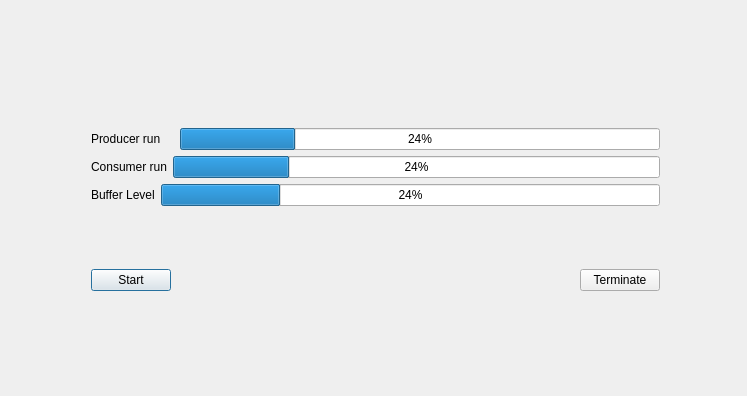
<?xml version="1.0" encoding="UTF-8"?>
<ui version="4.0">
 <class>Run_Over</class>
 <widget class="QDialog" name="Run_Over">
  <property name="geometry">
   <rect>
    <x>0</x>
    <y>0</y>
    <width>747</width>
    <height>396</height>
   </rect>
  </property>
  <property name="windowTitle">
   <string>Run_Over</string>
  </property>
  <widget class="QWidget" name="">
   <property name="geometry">
    <rect>
     <x>80</x>
     <y>60</y>
     <width>591</width>
     <height>301</height>
    </rect>
   </property>
   <layout class="QVBoxLayout" name="verticalLayout_2">
    <item>
     <layout class="QHBoxLayout" name="horizontalLayout_4">
      <item>
       <layout class="QVBoxLayout" name="verticalLayout">
        <item>
         <layout class="QHBoxLayout" name="horizontalLayout">
          <item>
           <widget class="QLabel" name="label_4">
            <property name="text">
             <string>Producer run</string>
            </property>
           </widget>
          </item>
          <item>
           <widget class="QLabel" name="label">
            <property name="text">
             <string/>
            </property>
           </widget>
          </item>
          <item>
           <widget class="QProgressBar" name="progressBar1">
            <property name="value">
             <number>24</number>
            </property>
           </widget>
          </item>
         </layout>
        </item>
        <item>
         <layout class="QHBoxLayout" name="horizontalLayout_2">
          <item>
           <widget class="QLabel" name="label_2">
            <property name="text">
             <string>Consumer run</string>
            </property>
           </widget>
          </item>
          <item>
           <widget class="QProgressBar" name="progressBar2">
            <property name="value">
             <number>24</number>
            </property>
           </widget>
          </item>
         </layout>
        </item>
        <item>
         <layout class="QHBoxLayout" name="horizontalLayout_3">
          <item>
           <widget class="QLabel" name="label_3">
            <property name="text">
             <string>Buffer Level</string>
            </property>
           </widget>
          </item>
          <item>
           <widget class="QProgressBar" name="progressBar3">
            <property name="value">
             <number>24</number>
            </property>
           </widget>
          </item>
         </layout>
        </item>
       </layout>
      </item>
     </layout>
    </item>
    <item>
     <layout class="QHBoxLayout" name="horizontalLayout_5">
      <item>
       <widget class="QPushButton" name="PB_Start">
        <property name="text">
         <string>Start</string>
        </property>
       </widget>
      </item>
      <item>
       <spacer name="horizontalSpacer">
        <property name="orientation">
         <enum>Qt::Horizontal</enum>
        </property>
        <property name="sizeHint" stdset="0">
         <size>
          <width>40</width>
          <height>20</height>
         </size>
        </property>
       </spacer>
      </item>
      <item>
       <widget class="QPushButton" name="PB_Terminate">
        <property name="text">
         <string>Terminate</string>
        </property>
       </widget>
      </item>
     </layout>
    </item>
   </layout>
  </widget>
 </widget>
 <layoutdefault spacing="6" margin="11"/>
 <resources/>
 <connections/>
</ui>
